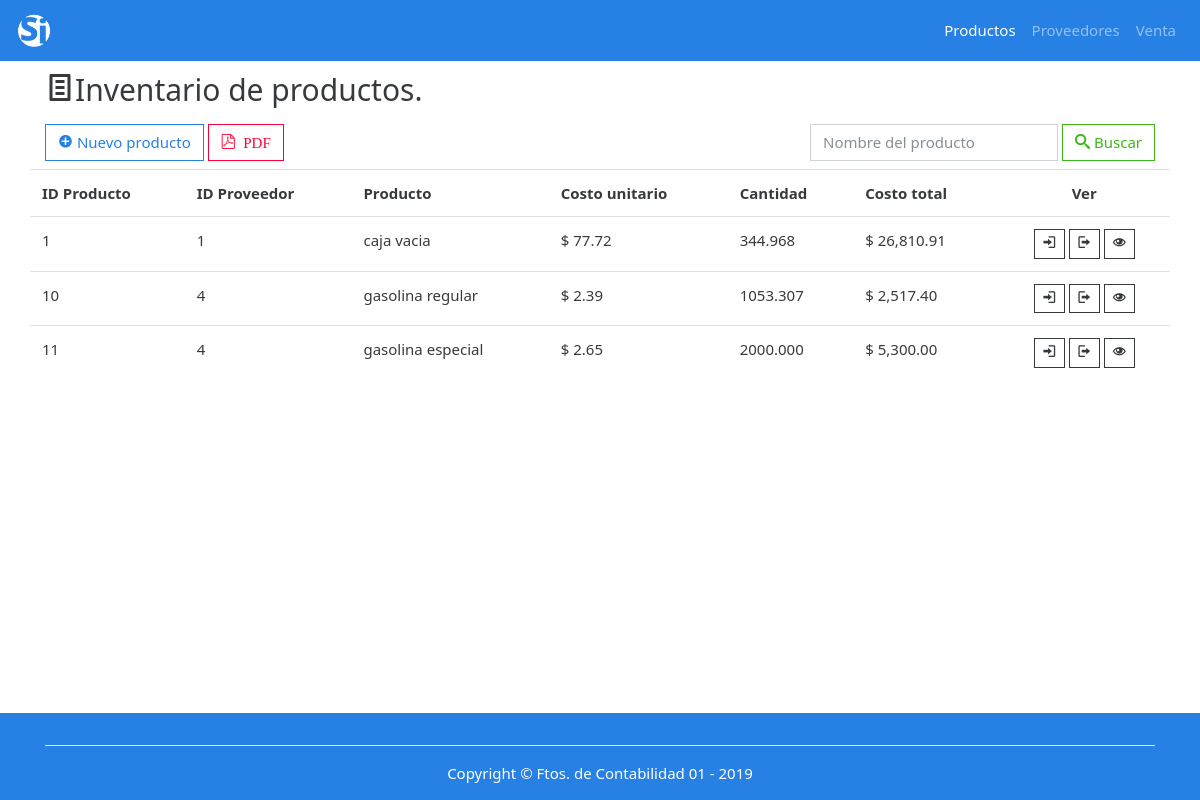
The page / on the database its author committed.
### tables this page shows
CREATE TABLE `productos` (
  `idProducto` int(11) NOT NULL,
  `idProveedor` int(11) DEFAULT NULL,
  `nombre` varchar(80) DEFAULT NULL,
  `precio` decimal(6,2) DEFAULT NULL,
  `cantidad` decimal(10,3) DEFAULT NULL,
  `medida` varchar(60) NOT NULL
);

### index.php (called while the page is built, shortened)
<?php
    $pagina = isset($_GET['p']) ? $_GET['p'] : 'inicio';
    require_once 'paginas/header.php';
    require_once 'paginas/' . $pagina . '.php';
    require_once 'paginas/footer.php';
 ?>

### paginas/inicio.php (the view, shortened to what this page needs)
<div class="container">
  <h2 class="my-3"><span class="icon-text-document"></span>Inventario de productos.</h2>
  <div class="row my-2">
    <div class="col-6">
      <button class="btn btn-outline-primary"  data-toggle="modal" data-target="#NuevoProducto"><span class="icon-circle-with-plus"></span> Nuevo producto</button><a href="paginas/php/reporteProductos.php" target="_blank" class="ml-1 btn btn-outline-danger" title="Ver como PDF"><span class="icon-file-pdf"> PDF</span></a>
    </div>
    <div class="col-6">
      <form class="form-inline float-right" action="" method="POST">
        <input class="form-control mr-sm-1" type="search" placeholder="Nombre del producto" name="buscarProducto" aria-label="Search">
        <button class="btn btn-outline-success my-2 my-sm-0" name="btnBuscarProducto" type="submit"><span class="icon-search"></span> Buscar</button>
      </form>
    </div>
  </div>
  <div class="row">
    <table class="table table-hover">
      <tr>
        <th>ID Producto</th>
        <th>ID Proveedor</th>
        <th>Producto</th>
        <th>Costo unitario</th>
        <th>Cantidad</th>
        <th>Costo total</th>
        <th class="text-center">Ver</th>
      </tr>
      <?php
        $conexion = conectar();
        if (isset($_POST['btnBuscarProducto'])) {
          $busqueda = $_POST['buscarProducto'];
          $sqlProductos = "SELECT * FROM productos where nombre like '%$busqueda%'";
        }else{
          $sqlProductos = "SELECT * FROM productos";
        }
        $res = mysqli_query($conexion,$sqlProductos);
        while ($most = mysqli_fetch_array($res)):
      ?>
      <tr>
        <td><?php echo $most['idProducto']; ?></td>
        <td><?php echo $most['idProveedor']; ?></td>
        <td><?php echo $most['nombre']; ?></td>
        <td><?php echo "$ ".$most['precio']; ?></td>
        <td><?php echo $most['cantidad']; ?></td>
        <td><?php echo "$ " . number_format($most['cantidad'] * $most['precio'],2); ?></td>
        <td class="text-center">
          <a class="btn btn-outline-secondary btn-sm" title="Entradas" href="index.php?p=entradas&id=<?php echo $most['idProducto']; ?>"><span class="icon-login"></span></a>
          <a class="btn btn-outline-secondary btn-sm" title="Salidas" href="index.php?p=salidas&id=<?php echo $most['idProducto']; ?>"><span class="icon-log-out"></span></a>
          <a class="btn btn-outline-secondary btn-sm" title="Ver" href="index.php?p=producto&id=<?php echo $most['idProducto']; ?>"><span class="icon-eye2"></span></a>
        </td>
      </tr>
      <?php endwhile;
      ?>
    </table>
  </div>
</div>

### paginas/header.php (shortened to what this page needs)
<!DOCTYPE html>
<html lang="es">
  <head>
    <link rel="stylesheet" href="cssp/bootstrap.css">
    <link rel="stylesheet" href="css/sweetalert2.min.css">
    <link href="css/modern-business.css" rel="stylesheet">
    <link href="css/icomoon.css" rel="stylesheet">
  </head>
  <body style="display: flex; min-height: 100vh; flex-wrap: wrap;" >
    <nav class="navbar navbar-expand-lg navbar-dark bg-primary fixed-top">
     <a class="navbar-brand" href="index.php">
    <img src="img/si.png" class="img-fluid" width="35" height="35" alt="Logo">
    </a>
    <div class="collapse navbar-collapse text-white" id="navbarSupportedContent">
      <ul class="navbar-nav ml-auto">
        <li class="nav-item ">
          <a class="nav-link <?php echo ($pagina == 'inicio') ? 'active' : ''; ?>" href="?p=inicio">Productos <span class="sr-only">(current)</span></a>
        </li>
         <li class="nav-item">
          <a class="nav-link <?php echo ($pagina == 'proveedores') ? 'active' : ''; ?>" href="?p=proveedores">Proveedores <span class="sr-only">(current)</span></a>
        </li>
        <li class="nav-item">
          <a class="nav-link <?php echo ($pagina == 'venta') ? 'active' : ''; ?>" href="?p=venta">
          Venta<span class="sr-only">(current)</span></a>
        </li>
      </ul>
    </div>
    </nav>

### paginas/footer.php (shortened to what this page needs)
<footer class="py-3 bg-primary" style="align-self: flex-end; width: 100%">
      <div class="container">
        <hr class="bg-white">
        <p class="m-0 text-center text-white">Copyright &copy; Ftos. de Contabilidad 01 - 2019</p>
      </div>
</footer>
  </body>
</html>

### css/modern-business.css (style rules this page uses)
body { padding-top: 54px; }
@media (min-width: 992px) { body { padding-top: 56px; } }

### css/icomoon.css (style rules this page uses)
[class^="icon-"], [class*=" icon-"] { font-family: 'icomoon' !important; speak: none; font-style: normal; font-weight: normal; font-variant: normal; text-transform: none; line-height: 1; -webkit-font-smoothing: antialiased; -moz-osx-font-smoothing: grayscale; }
.icon-circle-with-plus:before { content: "\e980"; }
.icon-log-out:before { content: "\e9d5"; }
.icon-login:before { content: "\e9d6"; }
.icon-text-document:before { content: "\ea26"; }
.icon-search:before { content: "\eb07"; }
.icon-eye2:before { content: "\eb4f"; }
.icon-file-pdf:before { content: "\ec60"; }

### rows shown on the page
productos: idProducto "1", idProveedor "1", nombre "caja vacia", precio "77.72", cantidad "344.968", $most['cantidad'] * $most['precio'] "26,810.91"
productos: idProducto "10", idProveedor "4", nombre "gasolina regular", precio "2.39", cantidad "1053.307", $most['cantidad'] * $most['precio'] "2,517.40"
productos: idProducto "11", idProveedor "4", nombre "gasolina especial", precio "2.65", cantidad "2000.000", $most['cantidad'] * $most['precio'] "5,300.00"
